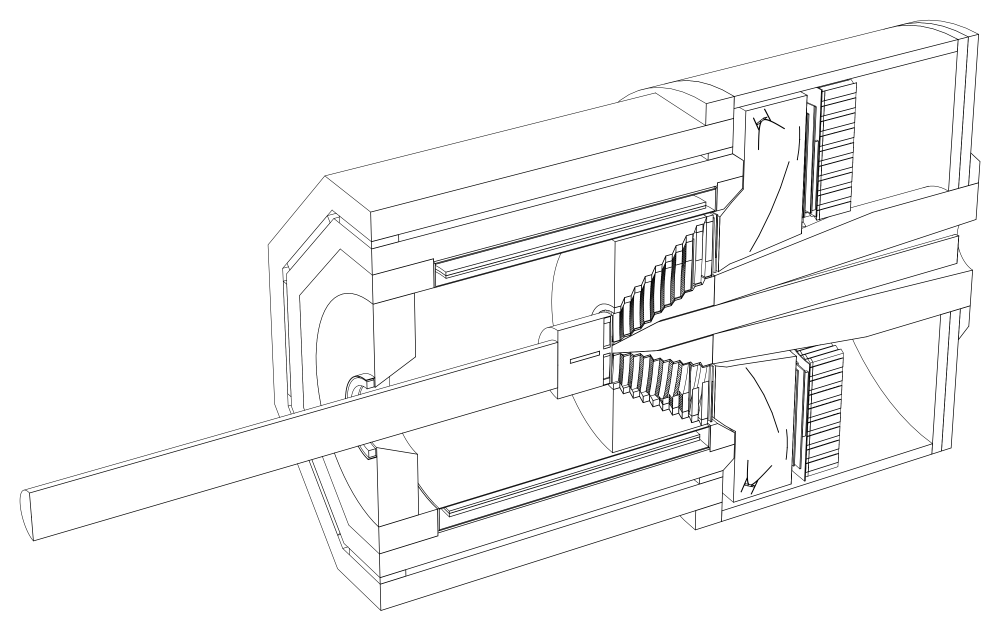
#> input picture prototypes/vis_study/images/cutaway.png, 3000 x 1892 px, found by its file name (shown at 1/3 size)
$ python make_sheet_v2.py
#> lines starting #> are read from the running program, lines starting #| are printed output that depends on the picture
"""Overview sheet of the best images of the SoLID visualization study (3x3 panels)."""
import os
import sys
from PIL import Image, ImageDraw, ImageFont

V = os.path.dirname(os.path.dirname(os.path.dirname(os.path.abspath(__file__))))
OUT = os.path.join(V, "final_revision", "feasibility_overview_v2.png")
PANELS = [
    ("polyhedra/img/g4_PVDIS/cutaway.png", None,
     "Q1 (a) no DAWNFILE: Geant4 polyhedra scene -> solid_lineview, PVDIS (0 px diff)"),
    ("polyhedra/img/g4_JPsi_lite/section_yz.png", None,
     "Q1 (b) same route, SoLID-Lite J/psi x = 0 section (0.064 % px diff)"),
    ("geant4_native/samples/02_vector_hlr_vs_lineview.png", (900, 0, 1800, 560),
     "Q1 (c) Geant4 TSG gl2ps + recolour: approximate HLR (leaks, seams), 4.3 MB"),
    ("reviewer/ev/jpsi1_g4poly_side.png", None,
     "Q2 (d) event layer on the driver-free scene: tracks, hits, module energy"),
    ("reviewer/ev/jpsi1_g4poly_cutaway.png", None,
     "Q2 (e) same event, hidden-line cutaway at the event plane (driver-free)"),
    ("events_animation/out/jpsi0_beam.png", None,
     "Q2 (f) beam view through the LAEC, modules coloured by energy"),
    ("events_animation/out/frames_jpsi1_side/f0070.png", None,
     "Q3 (g) animation frame t = 17 ns (0.04-0.2 s/frame; GIF/WebP/WebM/SVG)"),
    ("geant4_native/samples/05a_faec_energy_touchables_beamview.png", None,
     "Q2 (h) Geant4 TSG: FAEC modules coloured via touchables (2 passes, no legend)"),
    ("web_interactive/shots2/jsroot_ev2_side_ortho.png", None,
     "Q2 (i) JSROOT in the browser: ortho view, module energy colours"),
]
CW, CH, CAP, GAP = 780, 470, 30, 12
try:
    font = ImageFont.truetype("/usr/share/fonts/truetype/dejavu/DejaVuSans.ttf", 15)
except OSError:
    font = ImageFont.load_default()
W = 3 * CW + 4 * GAP
H = 3 * (CH + CAP) + 4 * GAP
sheet = Image.new("RGB", (W, H), "white")
#> sheet: PIL image 2388x1548 RGB; every value is 255
draw = ImageDraw.Draw(sheet)
for i, (rel, crop, cap) in enumerate(PANELS):
    r, c = divmod(i, 3)
    x0 = GAP + c * (CW + GAP)
    y0 = GAP + r * (CH + CAP + GAP)
    im = Image.open(os.path.join(V, rel))
#> im is the input picture: PIL image 3000x1892 RGB; min 0, max 255, mean 247.1
    if im.mode in ("RGBA", "LA", "P"):
        bg = Image.new("RGB", im.size, "white")
        im = im.convert("RGBA")
        bg.paste(im, mask=im.split()[3])
        im = bg
    else:
        im = im.convert("RGB")
    if crop:
        im = im.crop(crop)
    im.thumbnail((CW - 8, CH - 8), Image.LANCZOS)
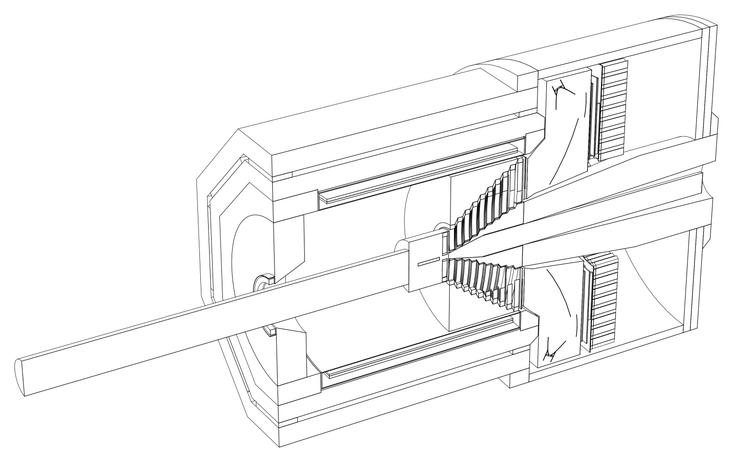
#> im: PIL image 733x462 RGB; min 0, max 255, mean 246.4
    sheet.paste(im, (x0 + (CW - im.width) // 2, y0 + CAP + (CH - im.height) // 2))
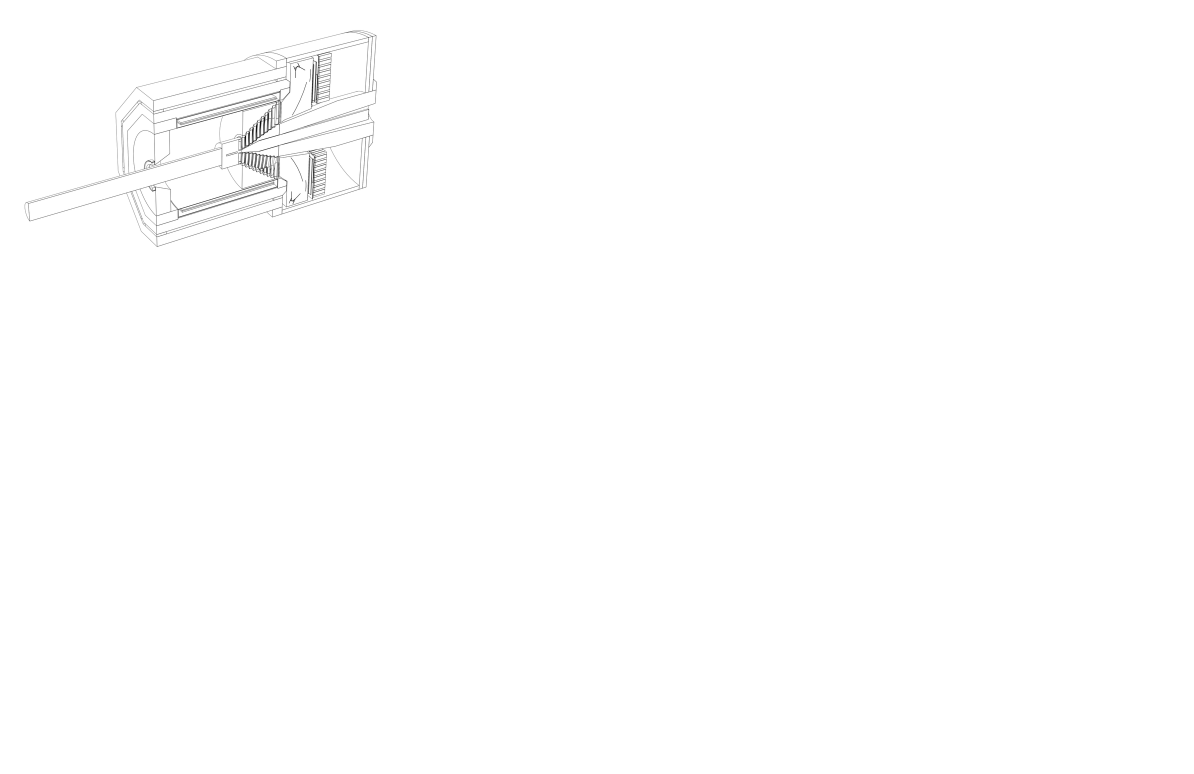
#> sheet: PIL image 2388x1548 RGB (shown at 1/2 size); min 0, max 255, mean 254.2
#> (the run stopped early here; a loop or call above may not have finished)
